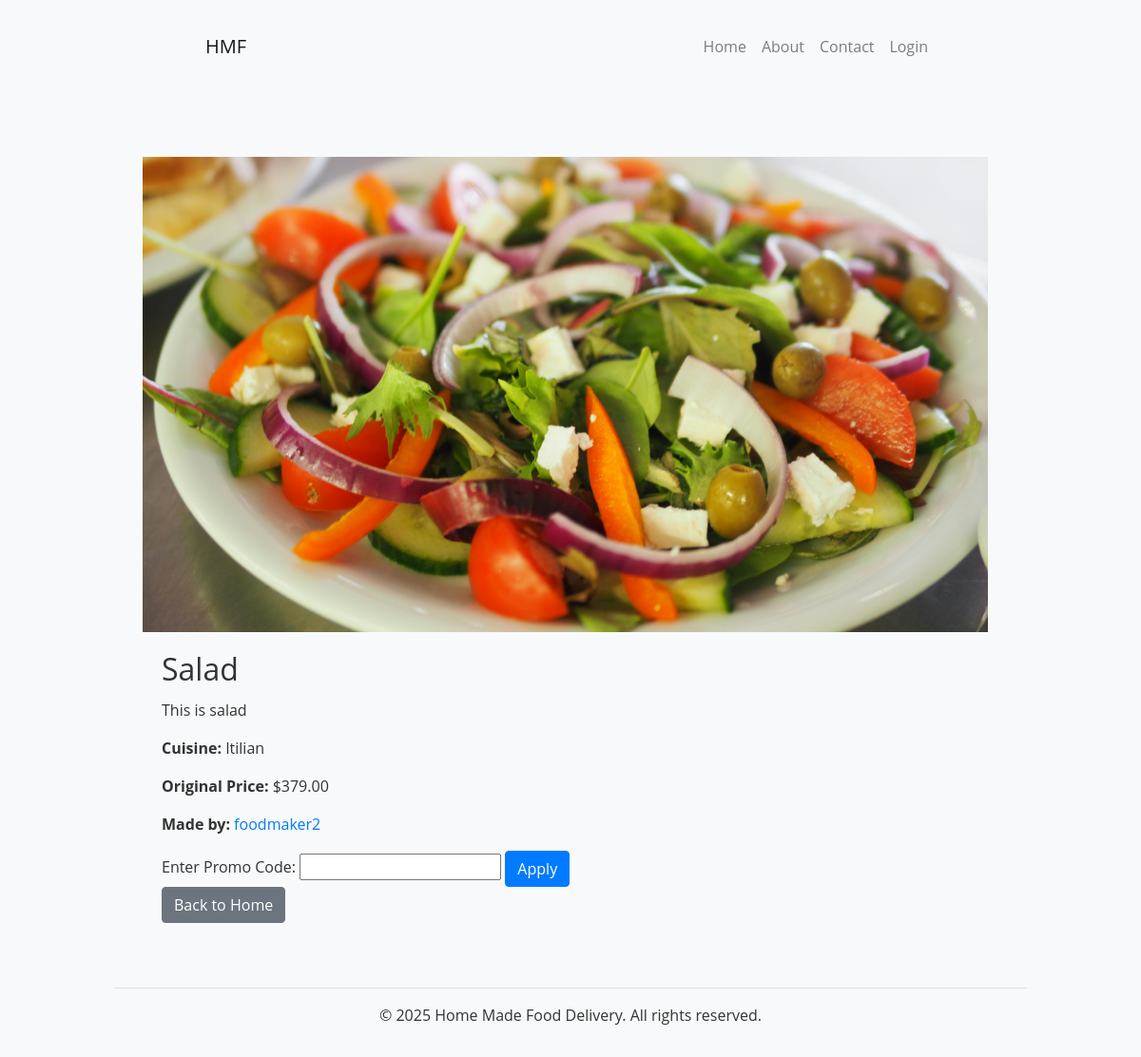
/food/2/, run on an earlier commit of the app's database.
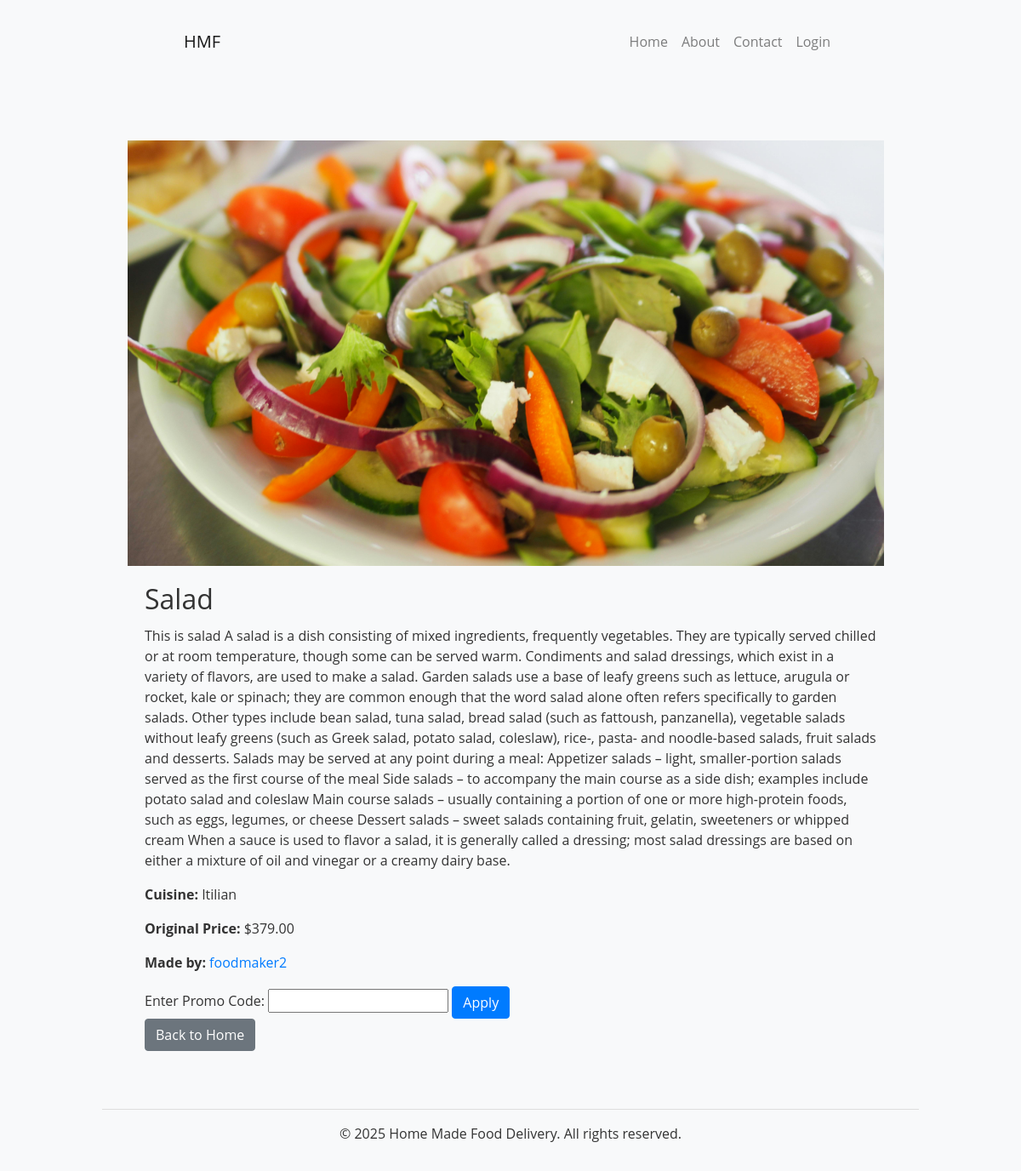
And on a later commit of the database.
### foodapp/models.py (models this page shows, shortened)
class FoodItem(models.Model):
    foodmaker = models.ForeignKey(FoodMakerProfile, on_delete=models.CASCADE)
    title = models.CharField(max_length=255)
    description = models.TextField()
    price = models.DecimalField(max_digits=10, decimal_places=2)
    cuisine = models.CharField(max_length=100)
    food_type = models.CharField(max_length=100, default='Snacks')
    food_protien = models.CharField(max_length=100, default="None")
    food_image = models.ImageField(upload_to='food_images/', blank=True, null=True)

class FoodMakerProfile(models.Model):
    US_STATES = [
        ('AL', 'Alabama'), ('AK', 'Alaska'), ('AZ', 'Arizona'), ('AR', 'Arkansas'),
        ('CA', 'California'), ('CO', 'Colorado'), ('CT', 'Connecticut'), ('DE', 'Delaware'),
        ('FL', 'Florida'), ('GA', 'Georgia'), ('HI', 'Hawaii'), ('ID', 'Idaho'),
        ('IL', 'Illinois'), ('IN', 'Indiana'), ('IA', 'Iowa'), ('KS', 'Kansas'),
        ('KY', 'Kentucky'), ('LA', 'Louisiana'), ('ME', 'Maine'), ('MD', 'Maryland'),
        ('MA', 'Massachusetts'), ('MI', 'Michigan'), ('MN', 'Minnesota'), ('MS', 'Mississippi'),
        ('MO', 'Missouri'), ('MT', 'Montana'), ('NE', 'Nebraska'), ('NV', 'Nevada'),
        ('NH', 'New Hampshire'), ('NJ', 'New Jersey'), ('NM', 'New Mexico'), ('NY', 'New York'),
        ('NC', 'North Carolina'), ('ND', 'North Dakota'), ('OH', 'Ohio'), ('OK', 'Oklahoma'),
        ('OR', 'Oregon'), ('PA', 'Pennsylvania'), ('RI', 'Rhode Island'), ('SC', 'South Carolina'),
        ('SD', 'South Dakota'), ('TN', 'Tennessee'), ('TX', 'Texas'), ('UT', 'Utah'),
        ('VT', 'Vermont'), ('VA', 'Virginia'), ('WA', 'Washington'), ('WV', 'West Virginia'),
        ('WI', 'Wisconsin'), ('WY', 'Wyoming')
    ]
    user = models.OneToOneField(User, on_delete=models.CASCADE, related_name="foodmaker_profile")
    first_name = models.CharField(max_length=100)
    last_name = models.CharField(max_length=100)
    street_name = models.CharField(max_length=100)
    city = models.CharField(max_length=100)
    zipcode = models.CharField(max_length=10)
    bio = models.TextField(blank=True)
    business_name = models.CharField(max_length=100)
    address = models.CharField(max_length=255)
    phone_number = models.CharField(max_length=15)
    state = models.CharField(max_length=2, choices=US_STATES, default='TX')
    is_subscribed = models.BooleanField(default=False)  # Subscription status
    subscription_expiry = models.DateField(null=True, blank=True)  # Expiry date

class User(AbstractUser):
    ROLE_CHOICES = [
        ('Eater', 'Eater'),
        ('FoodMaker', 'FoodMaker'),
    ]
    role = models.CharField(max_length=10, choices=ROLE_CHOICES)
    groups = models.ManyToManyField(
        Group,
        related_name='foodapp_user_set',
        blank=True,
        help_text='The groups this user belongs to.',
        verbose_name='groups',
    )
    user_permissions = models.ManyToManyField(
        Permission,
        related_name='foodapp_user_permissions_set',
        blank=True,
        help_text='Specific permissions for this user.',
        verbose_name='user permissions',
    )

### foodapp/views.py (the view, shortened to what this page needs)
# urls.py: path('food/<int:food_id>/', views.food_detail, name='food_detail'),  # Food Detail Page
def food_detail(request, food_id):
    food_item = get_object_or_404(FoodItem, id=food_id)  # Fetch food by ID
    foodmaker = food_item.foodmaker  # Get associated FoodMakerProfile
    discounted_price = food_item.price  # Default to original price
    promo_code_message = ""  # Message for promo code result
    return render(request, 'food_detail.html', {
        'food_item': food_item,
        'foodmaker': foodmaker,
        'discounted_price': discounted_price,
        'promo_code_message': promo_code_message
        })

### foodapp/templates/food_detail.html (shortened to what this page needs)
{% extends 'base.html' %}
{% block content %}
<div class="container">
    <div class="food-detail-card" >
        <img src="{{ food_item.food_image.url }}" class="card-img-top-detail" alt="{{ food_item.title }}">
        <div class="card-body">
            <h2 class="card-title">{{ food_item.title }}</h2>
            <p class="card-text">{{ food_item.description }}</p>
            <p class="card-text"><strong>Cuisine:</strong> {{ food_item.cuisine }}</p>
            <p class="card-text"><strong>Original Price:</strong> ${{ food_item.price }}</p>
            <p class="card-text">
                <strong>Made by:</strong>
                <a href="{% url 'foodmaker_profile' food_item.foodmaker.id %}">
                    {{ food_item.foodmaker.user.username }}
                </a>
            </p>
            <form method="post">
                <label for="promo_code">Enter Promo Code:</label>
                <input type="text" name="promo_code" id="promo_code" required>
                <button type="submit" class="btn btn-primary">Apply</button>
            </form>
            <a href="{% url 'home' %}" class="btn btn-secondary">Back to Home</a>
        </div>
    </div>
</div>
{% endblock %}

### foodapp/templates/base.html (shortened to what this page needs)
<!DOCTYPE html>
<html lang="en">
<head>
    <link rel="stylesheet" href="https://stackpath.bootstrapcdn.com/bootstrap/4.5.2/css/bootstrap.min.css">
    {% load static %}
    <link rel="stylesheet" href="{% static 'css/styles.css' %}">
</head>
<body>
    <header>
        <nav class="navbar navbar-expand-lg navbar-light bg-light">
            <a class="navbar-brand" href="{% url 'home' %}">HMF</a>
            <div class="collapse navbar-collapse" id="navbarNav">
                <ul class="navbar-nav ml-auto">
                    <li class="nav-item {% if request.path == '/' %}active{% endif %}">
                        <a class="nav-link" href="{% url 'home' %}">Home</a>
                    </li>
                    <li class="nav-item {% if request.path == '/about/' %}active{% endif %}">
                        <a class="nav-link" href="{% url 'about' %}">About</a>
                    </li>
                    <li class="nav-item">
                        <a class="nav-link" href="/contact">Contact</a>
                    </li>
                    {% if user.is_authenticated %}
                        {% if user.role == 'FoodMaker' %}
                            <li class="nav-item {% if request.path == '/dashboard/foodmaker/' %}active{% endif %}">
                                <a class="nav-link" href="{% url 'foodmaker_dashboard' %}">FoodMaker Dashboard</a>
                            </li>
                        {% elif user.role == 'Eater' %}
                            <li class="nav-item {% if request.path == '/dashboard/eater/' %}active{% endif %}">
                                <a class="nav-link" href="{% url 'eater_dashboard' %}">Eater Dashboard</a>
                            </li>
                        {% endif %}
                        <li class="nav-item">
                            <form action="{% url 'logout' %}" method="POST">
                                {% csrf_token %}
                                <button type="submit" class="nav-link btn btn-link">Logout</button>
                            </form>
                        </li>
                    {% else %}
                        <li class="nav-item {% if request.path == '/login/' %}active{% endif %}">
                            <a class="nav-link" href="{% url 'login' %}">Login</a>
                        </li>
                    {% endif %}
                </ul>
            </div>
        </nav>
    </header>
    <main class="container mt-5">
        {% block content %}
        {% endblock %}
    </main>
    <footer class="bg-light text-center py-3 mt-5">
        <p>&copy; 2025 Home Made Food Delivery. All rights reserved.</p>
    </footer>
</body>
</html>

### foodapp/static/css/styles.css (style rules this page uses)
*, *::before, *::after { margin: 0; padding: 0; box-sizing: border-box; }
body { min-height: 100vh; display: flex; flex-direction: column; font-family: 'Open Sans', sans-serif; background-color: #f8f9fa; color: #333; padding-left: 5%; padding-right: 5%; margin-left: 5%; margin-right: 5%; }
.navbar { padding-top: 3%; padding-bottom: 5%; padding-left: 10%; padding-right: 10%; }
footer { margin-top: auto; background-color: #f0f0f0; border-top: 1px solid #ddd; }
.btn-primary { background-color: #007bff; }
.food-detail-card { max-width: auto; }
.card-img-top-detail { max-height: 500px; object-fit: cover; }

What changed in the data, as far as the page shows it:
changed FoodItem "Salad": description "This is salad" → "This is salad A salad is a dish consisting of mixed ingredients, frequently vegetables. They are typically served chilled or at room temperature, though some can be served warm. Condiments and salad dressings, which exist in a variety of flavors, are used to make a salad. Garden salads use a base of leafy greens such as lettuce, arugula or rocket, kale or spinach; they are common enough that the word salad alone often refers specifically to garden salads. Other types include bean salad, tuna salad, bread salad (such as fattoush, panzanella), vegetable salads without leafy greens (such as Greek salad, potato salad, coleslaw), rice-, pasta- and noodle-based salads, fruit salads and desserts.…"
